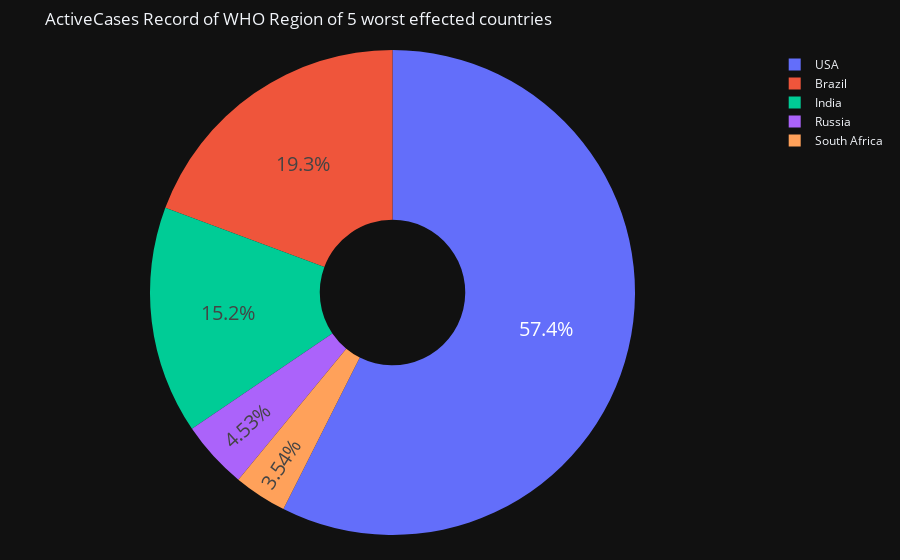

Notebook code for this chart:
### Markdown cell above
## Pie Chart of 5 worst effected countries

### Code cell
# Active Cases Record of WHO Region 0f 5 worst effected countries
labels=world_data_df1[0:5]['Country/Region'].values
cases=['TotalCases','TotalDeaths','TotalRecovered','ActiveCases']
for i in cases:
    fig=px.pie(world_data_df1.iloc[0:5],values=i,names=labels,template="plotly_dark",
hole=0.3,title=" {} Record of WHO Region of 5 worst effected countries ".
format(i))
fig.update_layout(uniformtext=dict(minsize=20, mode='hide'),margin = dict(t=50, l=25, r=25,b=25))
fig.show()

### Figure 1 — Plotly figure (JSON) as saved in the notebook; plotly's stock layout.template omitted (floating-point values rounded to 4 significant figures)
{"data": [{"domain": {"x": [0, 1], "y": [0, 1]}, "hole": 0.3, "hovertemplate": "label=%{label}<br>ActiveCases=%{value}<extra></extra>", "labels": ["USA", "Brazil", "India", "Russia", "South Africa"], "legendgroup": "", "name": "", "showlegend": true, "type": "pie", "values": [2292707, 771258, 606387, 180931, 141264]}], "layout": {"legend": {"tracegroupgap": 0}, "margin": {"b": 25, "l": 25, "r": 25, "t": 50}, "title": {"text": " ActiveCases Record of WHO Region of 5 worst effected countries "}, "uniformtext": {"minsize": 20, "mode": "hide"}}}
